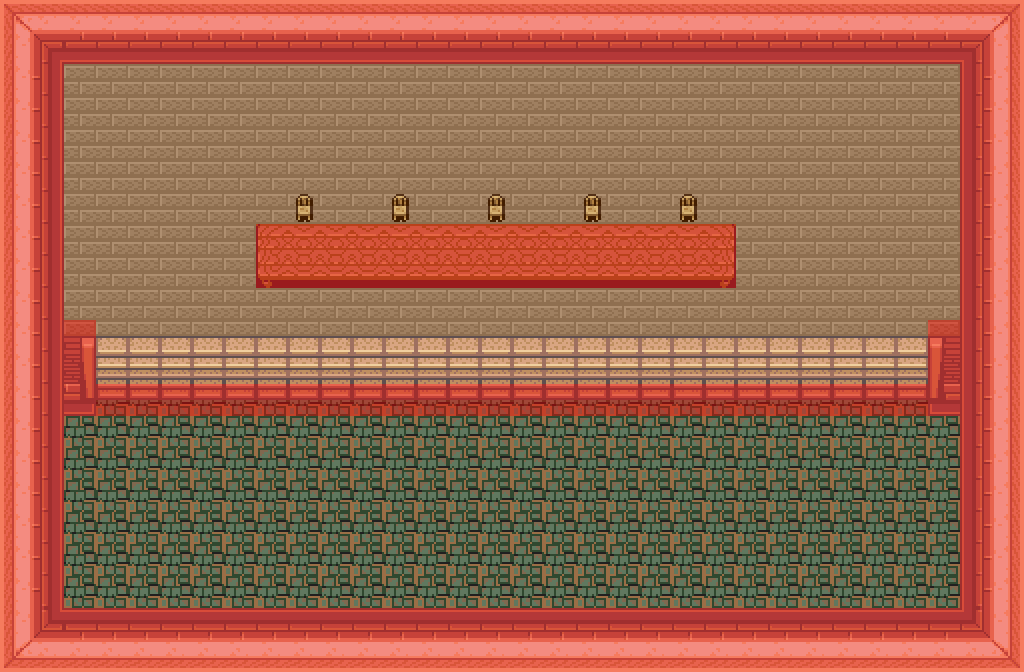

A level layout from a 2D game, rendered from its tile map. Below: a short description, then the map file with tile-grid data replaced by summaries:
An orthogonal 32x21 tile map with 32x32 px tiles, 8 tile layers (0_floor, 1_terrain, 2_object, 3_roof, ...), 1 hidden layer not drawn, 11 tilesets.

<map version="0.99a" orientation="orthogonal" width="32" height="21" tilewidth="32" tileheight="32">
 <tileset name="Outside 0" firstgid="1" tilewidth="32" tileheight="32">
  <image source="../zelda_outside_0_chipset.png" trans="ffffff" />
 </tileset>
 <tileset name="Outside 1" firstgid="481" tilewidth="32" tileheight="32">
  <image source="../zelda_outside_1_chipset.png" trans="ffffff" />
 </tileset>
 <tileset name="Dungeon 0" firstgid="961" tilewidth="32" tileheight="32">
  <image source="../zelda_dungeon_0_chipset.png" trans="ff00ff" />
 </tileset>
 <tileset name="Dungeon 1" firstgid="1441" tilewidth="32" tileheight="32">
  <image source="../zelda_dungeon_1_chipset.png" trans="ff00ff" />
 </tileset>
 <tileset name="Interior 0" firstgid="1921" tilewidth="32" tileheight="32">
  <image source="../zelda_interior_0_chipset.png" trans="ff00ff" />
 </tileset>
 <tileset name="Navigation" firstgid="2401" tilewidth="32" tileheight="32">
  <image source="../zelda_navigation_chipset.png" />
 </tileset>
 <tileset name="Objects" firstgid="2402" tilewidth="32" tileheight="32">
  <image source="../zelda_objects_chipset.png" />
 </tileset>
 <tileset name="Collision" firstgid="2502" tilewidth="32" tileheight="32">
  <image source="../zelda_collision_chipset.png" />
 </tileset>
 <tileset name="Buildings 0" firstgid="2504" tilewidth="32" tileheight="32">
  <image source="../zelda_building_0_tileset.png" />
 </tileset>
 <tileset name="Outside 2" firstgid="2984" tilewidth="32" tileheight="32">
  <image source="../zelda_outside_2_chipset.png" />
 </tileset>
 <tileset name="Interior 1" firstgid="3464" tilewidth="32" tileheight="32">
  <image source="../zelda_interior_1_chipset.png" />
 </tileset>
 <layer name="0_floor" width="32" height="21">
  <data>[672 cells, 640 non-empty, 1 distinct tile ids]</data>
 </layer>
 <layer name="1_terrain" width="32" height="21">
  <data>[672 cells, 672 non-empty, 18 distinct tile ids]</data>
 </layer>
 <layer name="2_object" width="32" height="21">
  <data>[672 cells, 119 non-empty, 16 distinct tile ids]</data>
 </layer>
 <layer name="3_roof" width="32" height="21">
  <data>[672 cells, 0 non-empty, 0 distinct tile ids]</data>
 </layer>
 <layer name="4_roof_add" width="32" height="21">
  <data>[672 cells, 0 non-empty, 0 distinct tile ids]</data>
 </layer>
 <layer name="objects" width="32" height="21">
  <data>[672 cells, 0 non-empty, 0 distinct tile ids]</data>
 </layer>
 <layer name="collision" width="32" height="21" opacity="0.41">
  <data>[672 cells, 258 non-empty, 1 distinct tile ids]</data>
 </layer>
 <layer name="navigation" width="32" height="21">
  <data>[672 cells, 0 non-empty, 0 distinct tile ids]</data>
 </layer>
 <layer name="protection" width="32" height="21" visible="0" opacity="0.47">
  <data>[672 cells, 672 non-empty, 1 distinct tile ids]</data>
 </layer>
</map>
